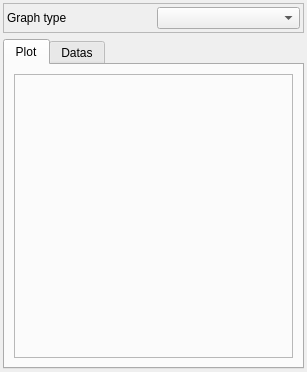
<?xml version="1.0" encoding="UTF-8"?>
<ui version="4.0">
 <class>Form_base3</class>
 <widget class="QWidget" name="Form_base3">
  <property name="geometry">
   <rect>
    <x>0</x>
    <y>0</y>
    <width>307</width>
    <height>372</height>
   </rect>
  </property>
  <property name="windowTitle">
   <string>Form</string>
  </property>
  <layout class="QVBoxLayout" name="verticalLayout">
   <property name="leftMargin">
    <number>3</number>
   </property>
   <property name="topMargin">
    <number>3</number>
   </property>
   <property name="rightMargin">
    <number>3</number>
   </property>
   <property name="bottomMargin">
    <number>3</number>
   </property>
   <item>
    <widget class="QFrame" name="frame_2">
     <property name="frameShape">
      <enum>QFrame::StyledPanel</enum>
     </property>
     <property name="frameShadow">
      <enum>QFrame::Raised</enum>
     </property>
     <layout class="QHBoxLayout" name="horizontalLayout">
      <property name="leftMargin">
       <number>3</number>
      </property>
      <property name="topMargin">
       <number>3</number>
      </property>
      <property name="rightMargin">
       <number>3</number>
      </property>
      <property name="bottomMargin">
       <number>3</number>
      </property>
      <item>
       <widget class="QLabel" name="label">
        <property name="text">
         <string>Graph type</string>
        </property>
       </widget>
      </item>
      <item>
       <widget class="QComboBox" name="comboBox_graphtype"/>
      </item>
     </layout>
    </widget>
   </item>
   <item>
    <widget class="QTabWidget" name="tabWidget">
     <property name="currentIndex">
      <number>0</number>
     </property>
     <widget class="QWidget" name="tab">
      <attribute name="title">
       <string>Plot</string>
      </attribute>
      <layout class="QVBoxLayout" name="verticalLayout_3">
       <item>
        <widget class="QFrame" name="frame_graph">
         <property name="frameShape">
          <enum>QFrame::StyledPanel</enum>
         </property>
         <property name="frameShadow">
          <enum>QFrame::Raised</enum>
         </property>
         <layout class="QVBoxLayout" name="verticalLayout_4"/>
        </widget>
       </item>
      </layout>
     </widget>
     <widget class="QWidget" name="tab_2">
      <attribute name="title">
       <string>Datas</string>
      </attribute>
      <layout class="QVBoxLayout" name="verticalLayout_2" stretch="1,10">
       <item>
        <widget class="QFrame" name="frame">
         <property name="frameShape">
          <enum>QFrame::StyledPanel</enum>
         </property>
         <property name="frameShadow">
          <enum>QFrame::Raised</enum>
         </property>
         <layout class="QGridLayout" name="gridLayout_2">
          <item row="0" column="0">
           <widget class="QPushButton" name="pushButton_addline">
            <property name="text">
             <string>+</string>
            </property>
           </widget>
          </item>
          <item row="0" column="1">
           <widget class="QPushButton" name="pushButton_delline">
            <property name="text">
             <string>-</string>
            </property>
           </widget>
          </item>
         </layout>
        </widget>
       </item>
       <item>
        <widget class="QTableWidget" name="tableWidget">
         <property name="rowCount">
          <number>0</number>
         </property>
         <property name="columnCount">
          <number>6</number>
         </property>
         <attribute name="horizontalHeaderDefaultSectionSize">
          <number>50</number>
         </attribute>
         <attribute name="horizontalHeaderStretchLastSection">
          <bool>true</bool>
         </attribute>
         <column>
          <property name="text">
           <string>X</string>
          </property>
         </column>
         <column>
          <property name="text">
           <string>Y</string>
          </property>
         </column>
         <column>
          <property name="text">
           <string>Index1</string>
          </property>
         </column>
         <column>
          <property name="text">
           <string>Index2</string>
          </property>
         </column>
         <column>
          <property name="text">
           <string>Index3</string>
          </property>
         </column>
         <column>
          <property name="text">
           <string>Index4</string>
          </property>
         </column>
        </widget>
       </item>
      </layout>
     </widget>
    </widget>
   </item>
  </layout>
 </widget>
 <resources/>
 <connections/>
</ui>
